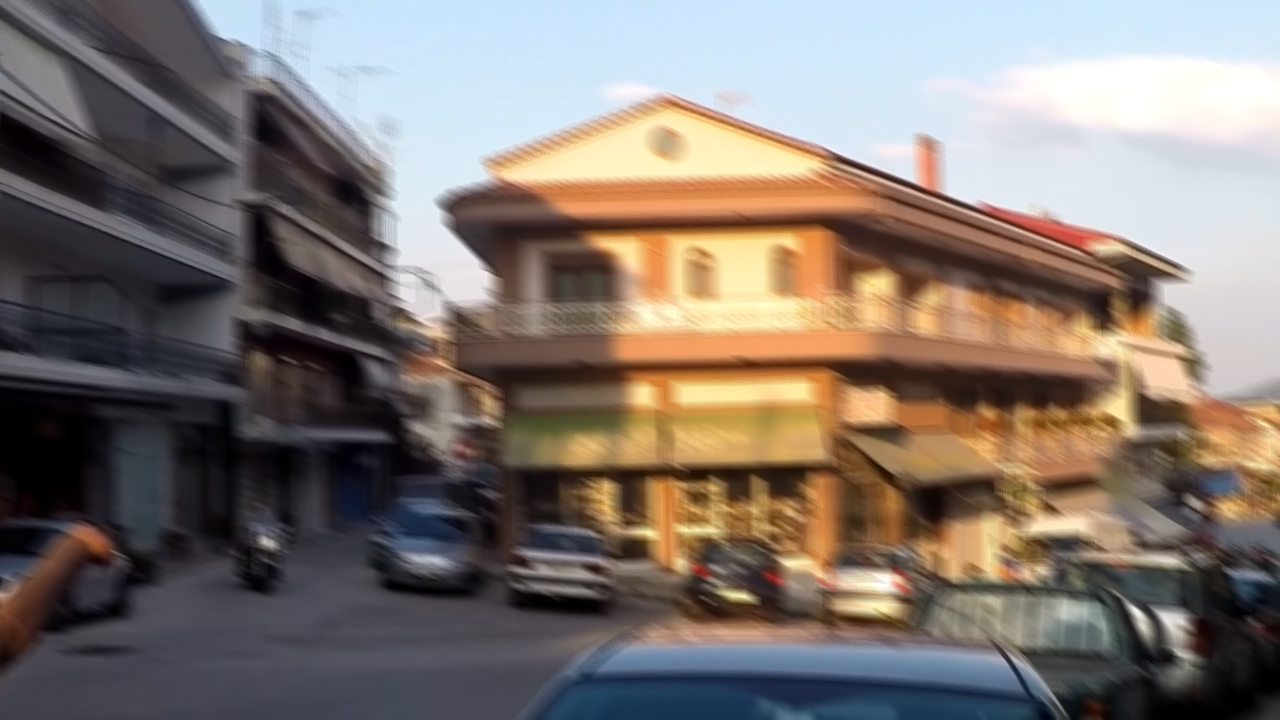
#> input picture 000047.png, 1280 x 720 px
$ python test.py
#> lines starting #> are read from the running program, lines starting #| are printed output that depends on the picture
#> further down, raw_image is the input picture: shape (720, 1280, 3); mean B, G, R 111.3, 117.7, 127.9
import pywt
import cv2
import numpy as np
import os
import argparse
import json

def blur_detect(img, threshold):

    # Convert image to grayscale
#> called with threshold = 35
    Y = cv2.cvtColor(img, cv2.COLOR_BGR2GRAY)


    M, N = Y.shape
#> M = 720; N = 1280

    # Crop input image to be 3 divisible by 2
    Y = Y[0:int(M/16)*16, 0:int(N/16)*16]

    # Step 1, compute Haar wavelet of input image
    LL1,(LH1,HL1,HH1)= pywt.dwt2(Y, 'haar')
    # Another application of 2D haar to LL1
    LL2,(LH2,HL2,HH2)= pywt.dwt2(LL1, 'haar')
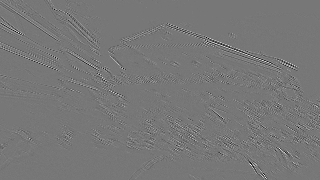
#> HH2: shape (180, 320) float64; min -54.25, max 61.5, mean 0; drawn with min black and max white
    # Another application of 2D haar to LL2
    LL3,(LH3,HL3,HH3)= pywt.dwt2(LL2, 'haar')
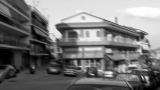
#> LL3: shape (90, 160) float64; min 0, max 2040, mean 960.5; drawn with min black and max white
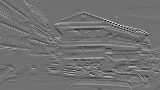
#> LH3: shape (90, 160) float64; min -422.9, max 531.6, mean 3.5; drawn with min black and max white
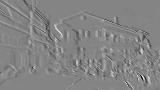
#> HL3: shape (90, 160) float64; min -326.5, max 300.1, mean -1.4; drawn with min black and max white
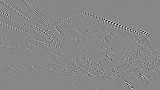
#> HH3: shape (90, 160) float64; min -202.6, max 178.3, mean 0; drawn with min black and max white

    # Construct the edge map in each scale Step 2
    E1 = np.sqrt(np.power(LH1, 2)+np.power(HL1, 2)+np.power(HH1, 2))
    E2 = np.sqrt(np.power(LH2, 2)+np.power(HL2, 2)+np.power(HH2, 2))
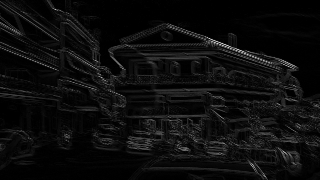
#> E2: shape (180, 320) float64; min 0, max 213.8, mean 13.4
    E3 = np.sqrt(np.power(LH3, 2)+np.power(HL3, 2)+np.power(HH3, 2))
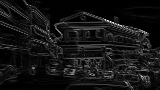
#> E3: shape (90, 160) float64; min 0, max 551.9, mean 45.9; drawn with min black and max white

    M1, N1 = E1.shape
#> M1 = 360; N1 = 640

    # Sliding window size level 1
    sizeM1 = 8
    sizeN1 = 8

    # Sliding windows size level 2
    sizeM2 = int(sizeM1/2)
    sizeN2 = int(sizeN1/2)

    # Sliding windows size level 3
    sizeM3 = int(sizeM2/2)
    sizeN3 = int(sizeN2/2)

    # Number of edge maps, related to sliding windows size
    N_iter = int((M1/sizeM1)*(N1/sizeN1))
#> N_iter = 3600

    Emax1 = np.zeros((N_iter))
#> Emax1 = 3600 values from 0 to 0
    Emax2 = np.zeros((N_iter))
#> Emax2 = 3600 values from 0 to 0
    Emax3 = np.zeros((N_iter))
#> Emax3 = 3600 values from 0 to 0


    count = 0

    # Sliding windows index of level 1
    x1 = 0
    y1 = 0
    # Sliding windows index of level 2
    x2 = 0
    y2 = 0
    # Sliding windows index of level 3
    x3 = 0
    y3 = 0

    # Sliding windows limit on horizontal dimension
    Y_limit = N1-sizeN1
#> Y_limit = 632

    while count < N_iter:
        # Get the maximum value of slicing windows over edge maps
        # in each level
        Emax1[count] = np.max(E1[x1:x1+sizeM1,y1:y1+sizeN1])
        Emax2[count] = np.max(E2[x2:x2+sizeM2,y2:y2+sizeN2])
        Emax3[count] = np.max(E3[x3:x3+sizeM3,y3:y3+sizeN3])

        # if sliding windows ends horizontal direction
        # move along vertical direction and resets horizontal
        # direction
        if y1 == Y_limit:
            x1 = x1 + sizeM1
            y1 = 0

            x2 = x2 + sizeM2
            y2 = 0

            x3 = x3 + sizeM3
            y3 = 0

            count += 1

        # windows moves along horizontal dimension
        else:

            y1 = y1 + sizeN1
            y2 = y2 + sizeN2
            y3 = y3 + sizeN3
            count += 1
#> after the loop, Emax1 = 3600 values, max 80.96 at index 772, min 0 at index 51, mean 11.53; Emax2 = 3600 values, max 213.8 at index 936, min 0 at index 51, mean 31.46; Emax3 = 3600 values, max 551.9 at index 855, min 0 at index 55, mean 74.07; count = 3600; x1 = 360; x2 = 180; x3 = 90; y1 = 0; y2 = 0; y3 = 0

    # Step 3
    EdgePoint1 = Emax1 > threshold;
    EdgePoint2 = Emax2 > threshold;
    EdgePoint3 = Emax3 > threshold;

    # Rule 1 Edge Pojnts
    EdgePoint = EdgePoint1 + EdgePoint2 + EdgePoint3

    n_edges = EdgePoint.shape[0]

    # Rule 2 Dirak-Structure or Astep-Structure
    DAstructure = (Emax1[EdgePoint] > Emax2[EdgePoint]) * (Emax2[EdgePoint] > Emax3[EdgePoint]);

    # Rule 3 Roof-Structure or Gstep-Structure

    RGstructure = np.zeros((n_edges))

    for i in range(n_edges):

        if EdgePoint[i] == 1:

            if Emax1[i] < Emax2[i] and Emax2[i] < Emax3[i]:

                RGstructure[i] = 1
#> after the loop, RGstructure = 3600 values, max 1 at index 0, min 0 at index 4, mean 0.597

    # Rule 4 Roof-Structure

    RSstructure = np.zeros((n_edges))

    for i in range(n_edges):

        if EdgePoint[i] == 1:

            if Emax2[i] > Emax1[i] and Emax2[i] > Emax3[i]:

                RSstructure[i] = 1
#> after the loop, RSstructure = 3600 values, max 1 at index 406, min 0 at index 0, mean 0.00778

    # Rule 5 Edge more likely to be in a blurred image

    BlurC = np.zeros((n_edges));

    for i in range(n_edges):

        if RGstructure[i] == 1 or RSstructure[i] == 1:

            if Emax1[i] < threshold:

                BlurC[i] = 1
#> after the loop, BlurC = 3600 values, max 1 at index 0, min 0 at index 4, mean 0.566

    # Step 6
    Per = np.sum(DAstructure)/np.sum(EdgePoint)
#> Per = 0

    # Step 7
    if (np.sum(RGstructure) + np.sum(RSstructure)) == 0:

        BlurExtent = 100
    else:
        BlurExtent = np.sum(BlurC) / (np.sum(RGstructure) + np.sum(RSstructure))
#> BlurExtent = 0.936

    return Per, BlurExtent

if __name__ == "__main__":

    raw_image = cv2.imread("./000047.png")
    blur_detect(raw_image, 35)
    print()

$ run again, with 1.png copied over 000047.png
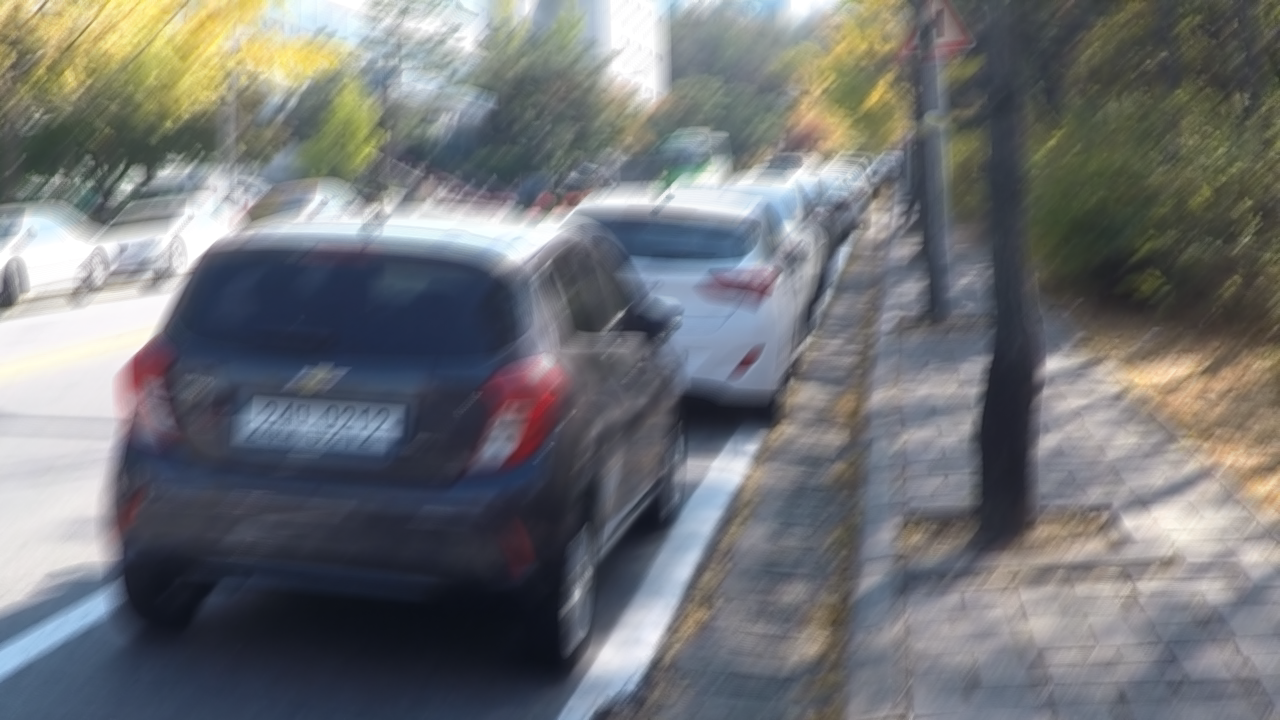
#> input picture 1.png, 1280 x 720 px
#> raw_image is the input picture: shape (720, 1280, 3); mean B, G, R 117, 114.8, 112.8
#> in blur_detect, `LL3,(LH3,HL3,HH3)= pywt.dwt2(LL2, 'haar')`:
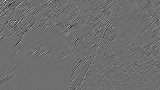
#> HH3: shape (90, 160) float64; min -146.9, max 190.5, mean 0.2; drawn with min black and max white
#> in blur_detect, `E3 = np.sqrt(np.power(LH3, 2)+np.power(HL3, 2)+np.power(HH3, 2))`:
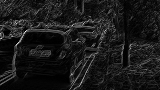
#> E3: shape (90, 160) float64; min 0, max 374.9, mean 37.9; drawn with min black and max white
#> after the loop in blur_detect, `while count < N_iter:`: Emax1 = 3600 values, max 63.83 at index 1688, min 1 at index 1377, mean 10.14; Emax2 = 3600 values, max 134.7 at index 921, min 0.866 at index 1706, mean 25.41; Emax3 = 3600 values, max 374.9 at index 1212, min 1.3 at index 3068, mean 58.56; count = 3600; x1 = 360; x2 = 180; x3 = 90; y1 = 0
#> after the loop in blur_detect, `for i in range(n_edges):`: RGstructure = 3600 values, max 1 at index 0, min 0 at index 12, mean 0.614
#> after the loop in blur_detect, `for i in range(n_edges):`: RSstructure = 3600 values, max 1 at index 12, min 0 at index 0, mean 0.00306
#> after the loop in blur_detect, `for i in range(n_edges):`: BlurC = 3600 values, max 1 at index 0, min 0 at index 2, mean 0.608
#> Per = 0
#> BlurExtent = 0.985

$ run again, with 1413394989805760512.png copied over 000047.png
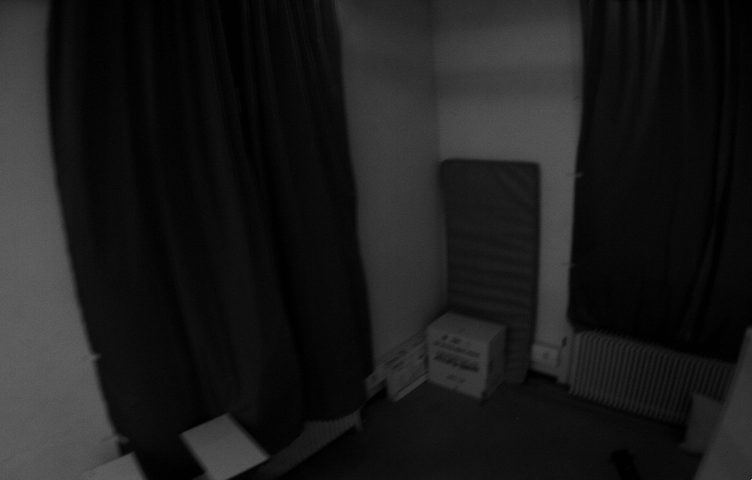
#> input picture 1413394989805760512.png, 752 x 480 px
#> raw_image is the input picture: shape (480, 752, 3); min 1, max 190, mean 27.4
#> in blur_detect, `LL2,(LH2,HL2,HH2)= pywt.dwt2(LL1, 'haar')`:
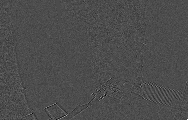
#> HH2: shape (120, 188) float64; min -17.25, max 40, mean 0; drawn with min black and max white
#> in blur_detect, `E3 = np.sqrt(np.power(LH3, 2)+np.power(HL3, 2)+np.power(HH3, 2))`:
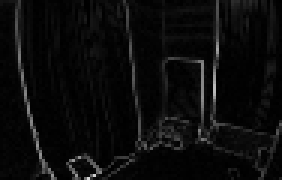
#> E3: shape (60, 94) float64 (shown 3 times larger); min 0, max 213.1, mean 11.9
#> after the loop in blur_detect, `while count < N_iter:`: Emax1 = 1410 values, max 126.4 at index 1409, min 2.45 at index 46, mean 6.47; Emax2 = 1410 values, max 87.64 at index 1377, min 2.05 at index 14, mean 10.36; Emax3 = 1410 values, max 213.1 at index 1377, min 1.58 at index 1192, mean 20.39; count = 1410; x1 = 240; x2 = 120; x3 = 60; y1 = 0
#> after the loop in blur_detect, `for i in range(n_edges):`: RGstructure = 1410 values, max 1 at index 3, min 0 at index 0, mean 0.148
#> after the loop in blur_detect, `for i in range(n_edges):`: RSstructure = 1410 values, max 1 at index 1322, min 0 at index 0, mean 0.00142
#> after the loop in blur_detect, `for i in range(n_edges):`: BlurC = 1410 values, max 1 at index 3, min 0 at index 0, mean 0.149
#> Per = 0.00474
#> BlurExtent = 1

$ run again, with 1413394997605760512.png copied over 000047.png
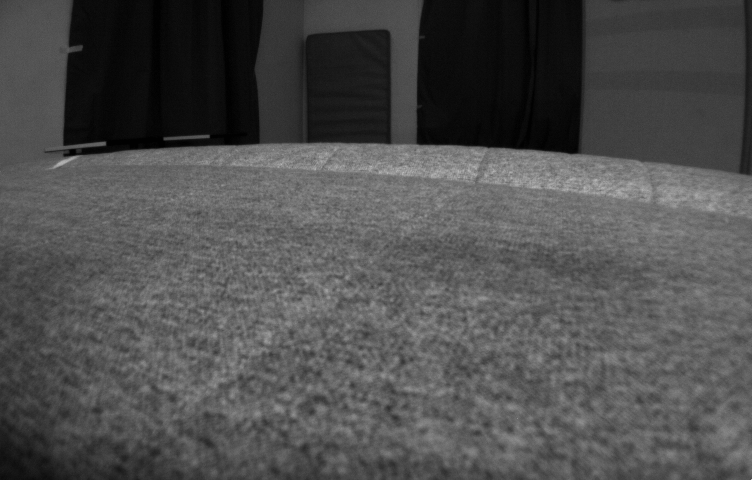
#> input picture 1413394997605760512.png, 752 x 480 px
#> raw_image is the input picture: shape (480, 752, 3); min 1, max 190, mean 78.5
#> in blur_detect, `E3 = np.sqrt(np.power(LH3, 2)+np.power(HL3, 2)+np.power(HH3, 2))`:
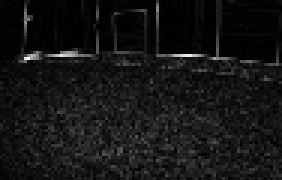
#> E3: shape (60, 94) float64 (shown 3 times larger); min 0.415, max 398, mean 33.6; drawn with min black and max white
#> after the loop in blur_detect, `while count < N_iter:`: Emax1 = 1410 values, max 96.14 at index 1409, min 3.28 at index 148, mean 14.54; Emax2 = 1410 values, max 154.3 at index 458, min 2.69 at index 340, mean 29.56; Emax3 = 1410 values, max 398 at index 427, min 2.16 at index 82, mean 51.87; count = 1410; x1 = 240; x2 = 120; x3 = 60; y1 = 0
#> after the loop in blur_detect, `for i in range(n_edges):`: RGstructure = 1410 values, max 1 at index 4, min 0 at index 0, mean 0.621
#> after the loop in blur_detect, `for i in range(n_edges):`: RSstructure = 1410 values, max 1 at index 114, min 0 at index 0, mean 0.044
#> after the loop in blur_detect, `for i in range(n_edges):`: BlurC = 1410 values, max 1 at index 4, min 0 at index 0, mean 0.633
#> Per = 0
#> BlurExtent = 0.951
